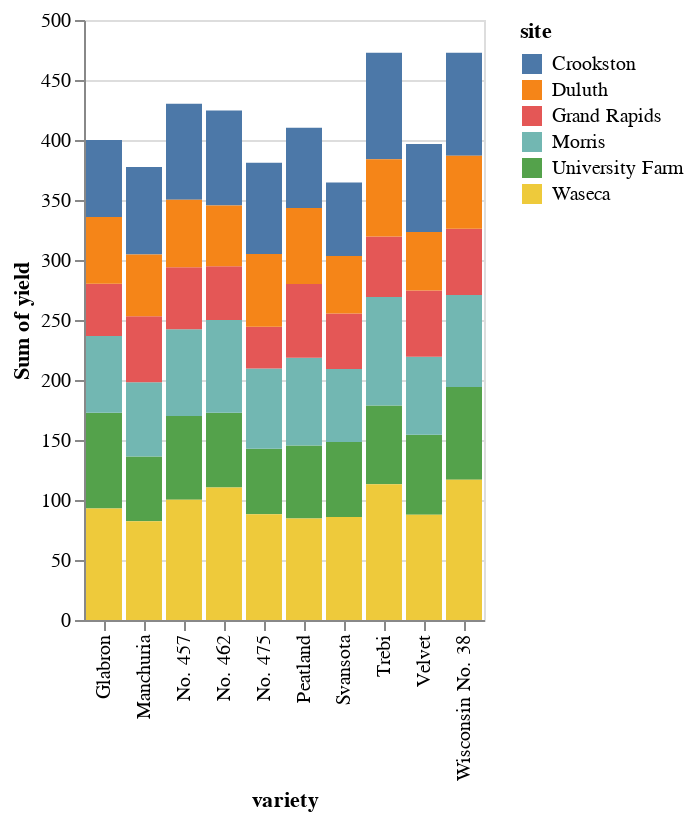

The notebook cell this image was saved under:
### Code cell
alt.Chart(source).mark_bar().encode(
    x='variety',
    y='sum(yield)',
    color='site'
)

### Figure 1 — Vega-Lite specification as saved in the notebook (floating-point values rounded to 4 significant figures)
{"config": {"view": {"continuousWidth": 400, "continuousHeight": 300}}, "data": {"name": "data-093ece8c35bb2d41094cfb6138ec810b"}, "mark": "bar", "encoding": {"color": {"field": "site", "type": "nominal"}, "x": {"field": "variety", "type": "nominal"}, "y": {"aggregate": "sum", "field": "yield", "type": "quantitative"}}, "$schema": "https://vega.github.io/schema/vega-lite/v4.17.0.json", "datasets": {"data-093ece8c35bb2d41094cfb6138ec810b": [{"yield": 27.0, "variety": "Manchuria", "year": 1931, "site": "University Farm"}, {"yield": 48.87, "variety": "Manchuria", "year": 1931, "site": "Waseca"}, {"yield": 27.43, "variety": "Manchuria", "year": 1931, "site": "Morris"}, {"yield": 39.93, "variety": "Manchuria", "year": 1931, "site": "Crookston"}, {"yield": 32.97, "variety": "Manchuria", "year": 1931, "site": "Grand Rapids"}, {"yield": 28.97, "variety": "Manchuria", "year": 1931, "site": "Duluth"}, {"yield": 43.07, "variety": "Glabron", "year": 1931, "site": "University Farm"}, {"yield": 55.2, "variety": "Glabron", "year": 1931, "site": "Waseca"}, {"yield": 28.77, "variety": "Glabron", "year": 1931, "site": "Morris"}, {"yield": 38.13, "variety": "Glabron", "year": 1931, "site": "Crookston"}, {"yield": 29.13, "variety": "Glabron", "year": 1931, "site": "Grand Rapids"}, {"yield": 29.67, "variety": "Glabron", "year": 1931, "site": "Duluth"}, {"yield": 35.13, "variety": "Svansota", "year": 1931, "site": "University Farm"}, {"yield": 47.33, "variety": "Svansota", "year": 1931, "site": "Waseca"}, {"yield": 25.77, "variety": "Svansota", "year": 1931, "site": "Morris"}, {"yield": 40.47, "variety": "Svansota", "year": 1931, "site": "Crookston"}, {"yield": 29.67, "variety": "Svansota", "year": 1931, "site": "Grand Rapids"}, {"yield": 25.7, "variety": "Svansota", "year": 1931, "site": "Duluth"}, {"yield": 39.9, "variety": "Velvet", "year": 1931, "site": "University Farm"}, {"yield": 50.23, "variety": "Velvet", "year": 1931, "site": "Waseca"}, {"yield": 26.13, "variety": "Velvet", "year": 1931, "site": "Morris"}, {"yield": 41.33, "variety": "Velvet", "year": 1931, "site": "Crookston"}, {"yield": 23.03, "variety": "Velvet", "year": 1931, "site": "Grand Rapids"}, {"yield": 26.3, "variety": "Velvet", "year": 1931, "site": "Duluth"}, {"yield": 36.57, "variety": "Trebi", "year": 1931, "site": "University Farm"}, {"yield": 63.83, "variety": "Trebi", "year": 1931, "site": "Waseca"}, {"yield": 43.77, "variety": "Trebi", "year": 1931, "site": "Morris"}, {"yield": 46.93, "variety": "Trebi", "year": 1931, "site": "Crookston"}, {"yield": 29.77, "variety": "Trebi", "year": 1931, "site": "Grand Rapids"}, {"yield": 33.93, "variety": "Trebi", "year": 1931, "site": "Duluth"}, {"yield": 43.27, "variety": "No. 457", "year": 1931, "site": "University Farm"}, {"yield": 58.1, "variety": "No. 457", "year": 1931, "site": "Waseca"}, {"yield": 28.7, "variety": "No. 457", "year": 1931, "site": "Morris"}, {"yield": 45.67, "variety": "No. 457", "year": 1931, "site": "Crookston"}, {"yield": 32.17, "variety": "No. 457", "year": 1931, "site": "Grand Rapids"}, {"yield": 33.6, "variety": "No. 457", "year": 1931, "site": "Duluth"}, {"yield": 36.6, "variety": "No. 462", "year": 1931, "site": "University Farm"}, {"yield": 65.77, "variety": "No. 462", "year": 1931, "site": "Waseca"}, {"yield": 30.37, "variety": "No. 462", "year": 1931, "site": "Morris"}, {"yield": 48.57, "variety": "No. 462", "year": 1931, "site": "Crookston"}, {"yield": 24.93, "variety": "No. 462", "year": 1931, "site": "Grand Rapids"}, {"yield": 28.1, "variety": "No. 462", "year": 1931, "site": "Duluth"}, {"yield": 32.77, "variety": "Peatland", "year": 1931, "site": "University Farm"}, {"yield": 48.57, "variety": "Peatland", "year": 1931, "site": "Waseca"}, {"yield": 29.87, "variety": "Peatland", "year": 1931, "site": "Morris"}, {"yield": 41.6, "variety": "Peatland", "year": 1931, "site": "Crookston"}, {"yield": 34.7, "variety": "Peatland", "year": 1931, "site": "Grand Rapids"}, {"yield": 32.0, "variety": "Peatland", "year": 1931, "site": "Duluth"}, {"yield": 24.67, "variety": "No. 475", "year": 1931, "site": "University Farm"}, {"yield": 46.77, "variety": "No. 475", "year": 1931, "site": "Waseca"}, {"yield": 22.6, "variety": "No. 475", "year": 1931, "site": "Morris"}, {"yield": 44.1, "variety": "No. 475", "year": 1931, "site": "Crookston"}, {"yield": 19.7, "variety": "No. 475", "year": 1931, "site": "Grand Rapids"}, {"yield": 33.07, "variety": "No. 475", "year": 1931, "site": "Duluth"}, {"yield": 39.3, "variety": "Wisconsin No. 38", "year": 1931, "site": "University Farm"}, {"yield": 58.8, "variety": "Wisconsin No. 38", "year": 1931, "site": "Waseca"}, {"yield": 29.47, "variety": "Wisconsin No. 38", "year": 1931, "site": "Morris"}, {"yield": 49.87, "variety": "Wisconsin No. 38", "year": 1931, "site": "Crookston"}, {"yield": 34.47, "variety": "Wisconsin No. 38", "year": 1931, "site": "Grand Rapids"}, {"yield": 31.6, "variety": "Wisconsin No. 38", "year": 1931, "site": "Duluth"}, {"yield": 26.9, "variety": "Manchuria", "year": 1932, "site": "University Farm"}, {"yield": 33.47, "variety": "Manchuria", "year": 1932, "site": "Waseca"}, {"yield": 34.37, "variety": "Manchuria", "year": 1932, "site": "Morris"}, {"yield": 32.97, "variety": "Manchuria", "year": 1932, "site": "Crookston"}, {"yield": 22.13, "variety": "Manchuria", "year": 1932, "site": "Grand Rapids"}, {"yield": 22.57, "variety": "Manchuria", "year": 1932, "site": "Duluth"}, {"yield": 36.8, "variety": "Glabron", "year": 1932, "site": "University Farm"}, {"yield": 37.73, "variety": "Glabron", "year": 1932, "site": "Waseca"}, {"yield": 35.13, "variety": "Glabron", "year": 1932, "site": "Morris"}, {"yield": 26.17, "variety": "Glabron", "year": 1932, "site": "Crookston"}, {"yield": 14.43, "variety": "Glabron", "year": 1932, "site": "Grand Rapids"}, {"yield": 25.87, "variety": "Glabron", "year": 1932, "site": "Duluth"}, {"yield": 27.43, "variety": "Svansota", "year": 1932, "site": "University Farm"}, {"yield": 38.5, "variety": "Svansota", "year": 1932, "site": "Waseca"}, {"yield": 35.03, "variety": "Svansota", "year": 1932, "site": "Morris"}, {"yield": 20.63, "variety": "Svansota", "year": 1932, "site": "Crookston"}, {"yield": 16.63, "variety": "Svansota", "year": 1932, "site": "Grand Rapids"}, {"yield": 22.23, "variety": "Svansota", "year": 1932, "site": "Duluth"}, {"yield": 26.8, "variety": "Velvet", "year": 1932, "site": "University Farm"}, {"yield": 37.4, "variety": "Velvet", "year": 1932, "site": "Waseca"}, {"yield": 38.83, "variety": "Velvet", "year": 1932, "site": "Morris"}, {"yield": 32.07, "variety": "Velvet", "year": 1932, "site": "Crookston"}, {"yield": 32.23, "variety": "Velvet", "year": 1932, "site": "Grand Rapids"}, {"yield": 22.47, "variety": "Velvet", "year": 1932, "site": "Duluth"}, {"yield": 29.07, "variety": "Trebi", "year": 1932, "site": "University Farm"}, {"yield": 49.23, "variety": "Trebi", "year": 1932, "site": "Waseca"}, {"yield": 46.63, "variety": "Trebi", "year": 1932, "site": "Morris"}, {"yield": 41.83, "variety": "Trebi", "year": 1932, "site": "Crookston"}, {"yield": 20.63, "variety": "Trebi", "year": 1932, "site": "Grand Rapids"}, {"yield": 30.6, "variety": "Trebi", "year": 1932, "site": "Duluth"}, {"yield": 26.43, "variety": "No. 457", "year": 1932, "site": "University Farm"}, {"yield": 42.2, "variety": "No. 457", "year": 1932, "site": "Waseca"}, {"yield": 43.53, "variety": "No. 457", "year": 1932, "site": "Morris"}, {"yield": 34.33, "variety": "No. 457", "year": 1932, "site": "Crookston"}, {"yield": 19.47, "variety": "No. 457", "year": 1932, "site": "Grand Rapids"}, {"yield": 22.7, "variety": "No. 457", "year": 1932, "site": "Duluth"}, {"yield": 25.57, "variety": "No. 462", "year": 1932, "site": "University Farm"}, {"yield": 44.7, "variety": "No. 462", "year": 1932, "site": "Waseca"}, {"yield": 47.0, "variety": "No. 462", "year": 1932, "site": "Morris"}, {"yield": 30.53, "variety": "No. 462", "year": 1932, "site": "Crookston"}, {"yield": 19.9, "variety": "No. 462", "year": 1932, "site": "Grand Rapids"}, {"yield": 22.5, "variety": "No. 462", "year": 1932, "site": "Duluth"}, {"yield": 28.07, "variety": "Peatland", "year": 1932, "site": "University Farm"}, {"yield": 36.03, "variety": "Peatland", "year": 1932, "site": "Waseca"}, {"yield": 43.2, "variety": "Peatland", "year": 1932, "site": "Morris"}, {"yield": 25.23, "variety": "Peatland", "year": 1932, "site": "Crookston"}, {"yield": 26.77, "variety": "Peatland", "year": 1932, "site": "Grand Rapids"}, {"yield": 31.37, "variety": "Peatland", "year": 1932, "site": "Duluth"}, {"yield": 30.0, "variety": "No. 475", "year": 1932, "site": "University Farm"}, {"yield": 41.27, "variety": "No. 475", "year": 1932, "site": "Waseca"}, {"yield": 44.23, "variety": "No. 475", "year": 1932, "site": "Morris"}, {"yield": 32.13, "variety": "No. 475", "year": 1932, "site": "Crookston"}, {"yield": 15.23, "variety": "No. 475", "year": 1932, "site": "Grand Rapids"}, {"yield": 27.37, "variety": "No. 475", "year": 1932, "site": "Duluth"}, {"yield": 38.0, "variety": "Wisconsin No. 38", "year": 1932, "site": "University Farm"}, {"yield": 58.17, "variety": "Wisconsin No. 38", "year": 1932, "site": "Waseca"}, {"yield": 47.17, "variety": "Wisconsin No. 38", "year": 1932, "site": "Morris"}, {"yield": 35.9, "variety": "Wisconsin No. 38", "year": 1932, "site": "Crookston"}, {"yield": 20.67, "variety": "Wisconsin No. 38", "year": 1932, "site": "Grand Rapids"}, {"yield": 29.33, "variety": "Wisconsin No. 38", "year": 1932, "site": "Duluth"}]}}
